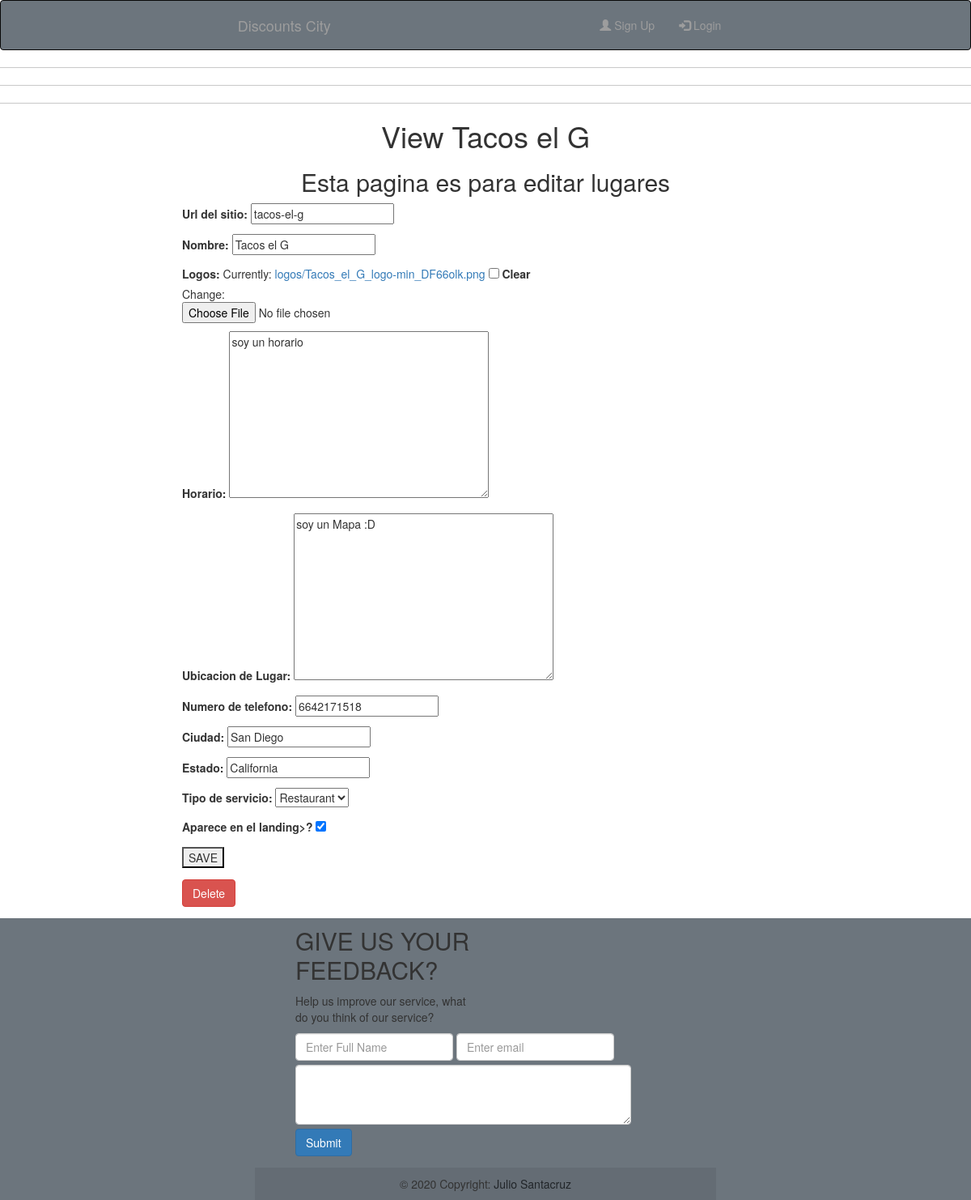
Page /view_place/1/ on the earlier database version.
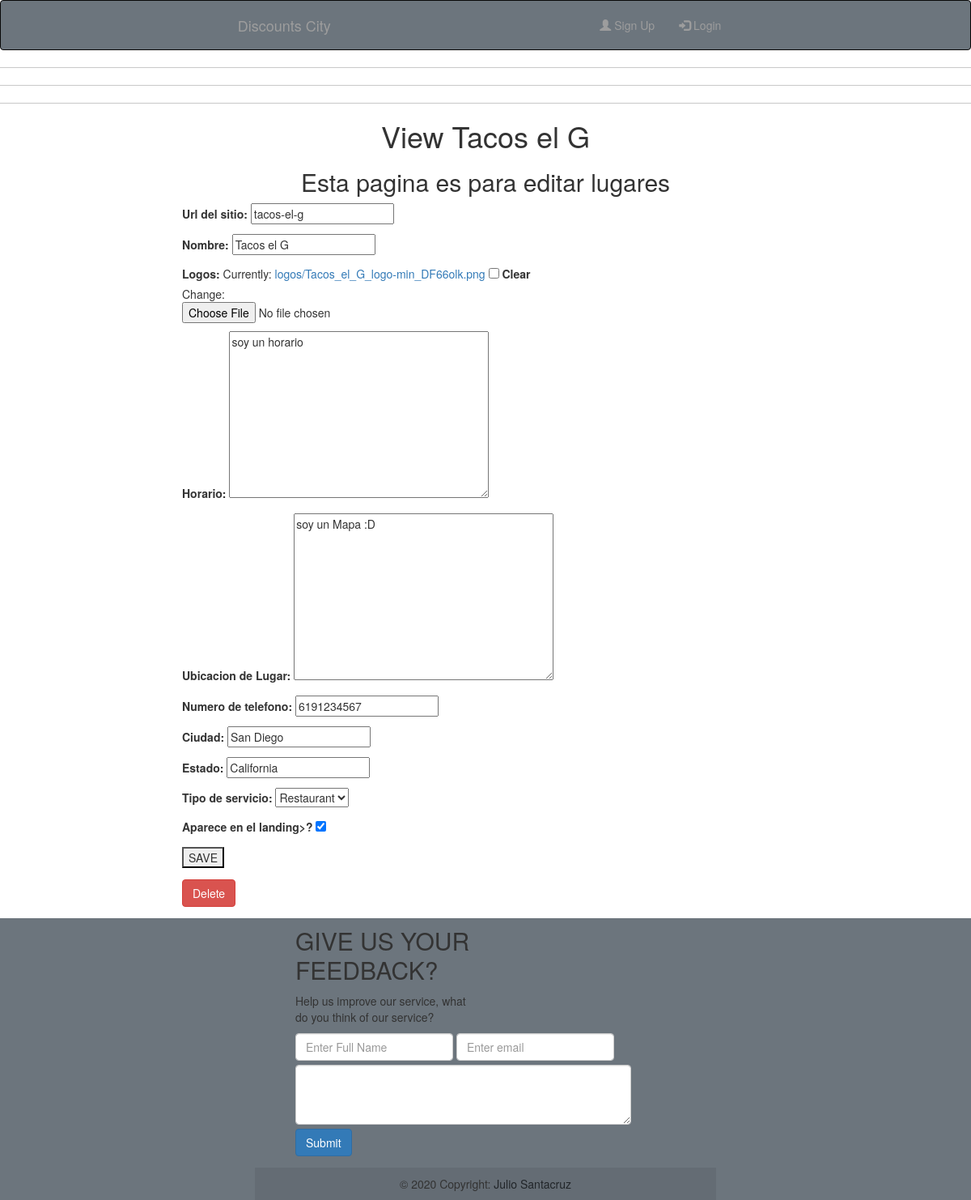
Same page on the later database version.
### place/models.py (models this page shows, shortened)
class Place(models.Model):
    slug = models.CharField(max_length=30, verbose_name="url del sitio")
    title = models.CharField(max_length=100, verbose_name="Nombre")
    logo = models.ImageField(verbose_name="logos", upload_to="logos", null=True, blank=True )
    horario = models.TextField(verbose_name="horario" , default="soy un horario", blank=True)
    location = models.TextField(verbose_name="Ubicacion de Lugar", default="soy un Mapa :D" , blank=True)
    phone_number = models.CharField(max_length=12, verbose_name="numero de telefono" , blank=True)
    city = models.CharField(max_length=30, verbose_name="Ciudad")
    state = models.CharField(max_length=30, verbose_name="Estado")
    place_type = models.ForeignKey(PlaceType, on_delete=models.CASCADE, verbose_name="Tipo de servicio")
    featured = models.BooleanField(default=True, verbose_name="Aparece en el landing>?")
    timestamp = models.DateTimeField(auto_now_add=True)

class PlaceType(models.Model):
    slug = models.CharField(max_length=30, verbose_name="slug para categorias")
    title = models.CharField(
        choices=PLACE_TYPE,
        default='Restaurant',
        max_length=30,
        verbose_name='titulo')
    description = models.TextField(max_length=300, verbose_name="descripcion" )
    def __str__(self):
        return self.title

### place/views.py (the view, shortened to what this page needs)
# urls.py: path('view_place/<int:place_pk>/', views.view_place, name="view_place"),
def view_place(request, place_pk): #CRUD PLACES ADMIN ONLY
    place = get_object_or_404(Place, pk=place_pk)
    if request.method == 'GET':
        form = PlaceForm(instance=place)
        context = {'place': place, 'form': form}
        return render(request, 'place/view_place.html', context)

### place/forms.py
class  PlaceForm(ModelForm):
    class Meta:
        model = Place
        fields = '__all__'
        exclude = ('timestamp',)

### templates/place/view_place.html (shortened to what this page needs)
{% extends 'base.html' %}
{% load static %}
{% block content%}
<hr>
<hr>
<hr>
<div class="place-title">
    <h1>View {{place.title}}</h1>
    <h2>Esta pagina es para editar lugares </h2>
</div>
<div class="mx-auto" style="width: 750px;">
    <form method="POST">
        <table>
            {{form.as_p}}
        </table>
        <button type="submit">SAVE</button>
    </form>
    <form method="POST" action="{% url 'delete_place' place.id %}">
        <button type="submit" class="btn btn-danger">Delete</button>
    </form>
</div>
{% endblock %}

Differences in the rows shown:
changed Place "Tacos el G": phone_number "6642171518" → "6191234567"
